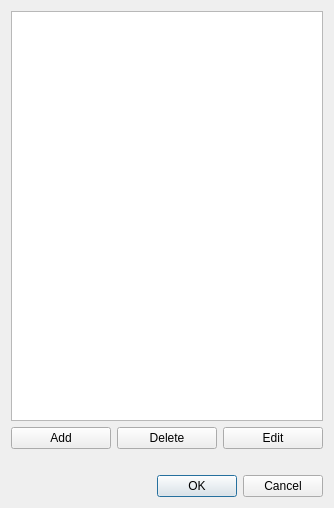
<?xml version="1.0" encoding="UTF-8"?>
<ui version="4.0">
 <class>DlgGrantsEditor</class>
 <widget class="QDialog" name="DlgGrantsEditor">
  <property name="geometry">
   <rect>
    <x>0</x>
    <y>0</y>
    <width>334</width>
    <height>508</height>
   </rect>
  </property>
  <property name="windowTitle">
   <string>Grants editor dialog</string>
  </property>
  <layout class="QVBoxLayout" name="verticalLayout">
   <item>
    <widget class="QTableWidget" name="twGrants"/>
   </item>
   <item>
    <layout class="QHBoxLayout" name="horizontalLayout">
     <item>
      <widget class="QPushButton" name="pbAddGrant">
       <property name="font">
        <font>
         <weight>50</weight>
         <bold>false</bold>
        </font>
       </property>
       <property name="text">
        <string>Add</string>
       </property>
      </widget>
     </item>
     <item>
      <widget class="QPushButton" name="pbDeleteGrant">
       <property name="font">
        <font>
         <weight>50</weight>
         <bold>false</bold>
        </font>
       </property>
       <property name="text">
        <string>Delete</string>
       </property>
      </widget>
     </item>
     <item>
      <widget class="QPushButton" name="pbEditGrant">
       <property name="font">
        <font>
         <weight>50</weight>
         <bold>false</bold>
        </font>
       </property>
       <property name="text">
        <string>Edit</string>
       </property>
      </widget>
     </item>
    </layout>
   </item>
   <item>
    <widget class="QLabel" name="lblStatus">
     <property name="text">
      <string/>
     </property>
    </widget>
   </item>
   <item>
    <widget class="QDialogButtonBox" name="buttonBox">
     <property name="orientation">
      <enum>Qt::Horizontal</enum>
     </property>
     <property name="standardButtons">
      <set>QDialogButtonBox::Cancel|QDialogButtonBox::Ok</set>
     </property>
    </widget>
   </item>
  </layout>
 </widget>
 <resources/>
 <connections>
  <connection>
   <sender>buttonBox</sender>
   <signal>accepted()</signal>
   <receiver>DlgGrantsEditor</receiver>
   <slot>accept()</slot>
   <hints>
    <hint type="sourcelabel">
     <x>248</x>
     <y>254</y>
    </hint>
    <hint type="destinationlabel">
     <x>157</x>
     <y>274</y>
    </hint>
   </hints>
  </connection>
  <connection>
   <sender>buttonBox</sender>
   <signal>rejected()</signal>
   <receiver>DlgGrantsEditor</receiver>
   <slot>reject()</slot>
   <hints>
    <hint type="sourcelabel">
     <x>316</x>
     <y>260</y>
    </hint>
    <hint type="destinationlabel">
     <x>286</x>
     <y>274</y>
    </hint>
   </hints>
  </connection>
 </connections>
</ui>
